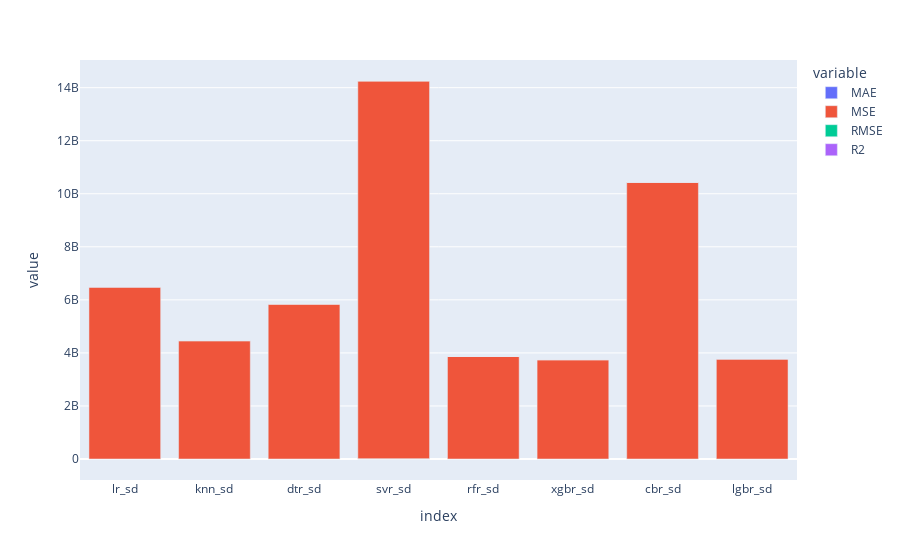

Notebook code cell kept with this figure:
### Code cell
import plotly.express as px

df = scores_sd
fig = px.bar(df)
fig.show()

### Figure 1 — Plotly figure (JSON) as saved in the notebook; plotly's stock layout.template omitted (floating-point values rounded to 4 significant figures)
{"data": [{"alignmentgroup": "True", "hovertemplate": "variable=MAE<br>index=%{x}<br>value=%{y}<extra></extra>", "legendgroup": "MAE", "marker": {"color": "#636efa", "pattern": {"shape": ""}}, "name": "MAE", "offsetgroup": "MAE", "orientation": "v", "showlegend": true, "textposition": "auto", "type": "bar", "x": ["lr_sd", "knn_sd", "dtr_sd", "svr_sd", "rfr_sd", "xgbr_sd", "cbr_sd", "lgbr_sd"], "xaxis": "x", "y": [59960.0, 47250.0, 55450.0, 88610.0, 43630.0, 43010.0, 79850.0, 42980.0], "yaxis": "y"}, {"alignmentgroup": "True", "hovertemplate": "variable=MSE<br>index=%{x}<br>value=%{y}<extra></extra>", "legendgroup": "MSE", "marker": {"color": "#EF553B", "pattern": {"shape": ""}}, "name": "MSE", "offsetgroup": "MSE", "orientation": "v", "showlegend": true, "textposition": "auto", "type": "bar", "x": ["lr_sd", "knn_sd", "dtr_sd", "svr_sd", "rfr_sd", "xgbr_sd", "cbr_sd", "lgbr_sd"], "xaxis": "x", "y": [6485000000.0, 4462000000.0, 5843000000.0, 14250000000.0, 3864000000.0, 3745000000.0, 10430000000.0, 3773000000.0], "yaxis": "y"}, {"alignmentgroup": "True", "hovertemplate": "variable=RMSE<br>index=%{x}<br>value=%{y}<extra></extra>", "legendgroup": "RMSE", "marker": {"color": "#00cc96", "pattern": {"shape": ""}}, "name": "RMSE", "offsetgroup": "RMSE", "orientation": "v", "showlegend": true, "textposition": "auto", "type": "bar", "x": ["lr_sd", "knn_sd", "dtr_sd", "svr_sd", "rfr_sd", "xgbr_sd", "cbr_sd", "lgbr_sd"], "xaxis": "x", "y": [80530.0, 66800.0, 76440.0, 119400.0, 62160.0, 61190.0, 102100.0, 61420.0], "yaxis": "y"}, {"alignmentgroup": "True", "hovertemplate": "variable=R2<br>index=%{x}<br>value=%{y}<extra></extra>", "legendgroup": "R2", "marker": {"color": "#ab63fa", "pattern": {"shape": ""}}, "name": "R2", "offsetgroup": "R2", "orientation": "v", "showlegend": true, "textposition": "auto", "type": "bar", "x": ["lr_sd", "knn_sd", "dtr_sd", "svr_sd", "rfr_sd", "xgbr_sd", "cbr_sd", "lgbr_sd"], "xaxis": "x", "y": [0.5207, 0.6702, 0.5682, -0.05325, 0.7144, 0.7233, 0.229, 0.7212], "yaxis": "y"}], "layout": {"barmode": "relative", "legend": {"title": {"text": "variable"}, "tracegroupgap": 0}, "margin": {"t": 60}, "xaxis": {"anchor": "y", "domain": [0, 1], "title": {"text": "index"}}, "yaxis": {"anchor": "x", "domain": [0, 1], "title": {"text": "value"}}}}
